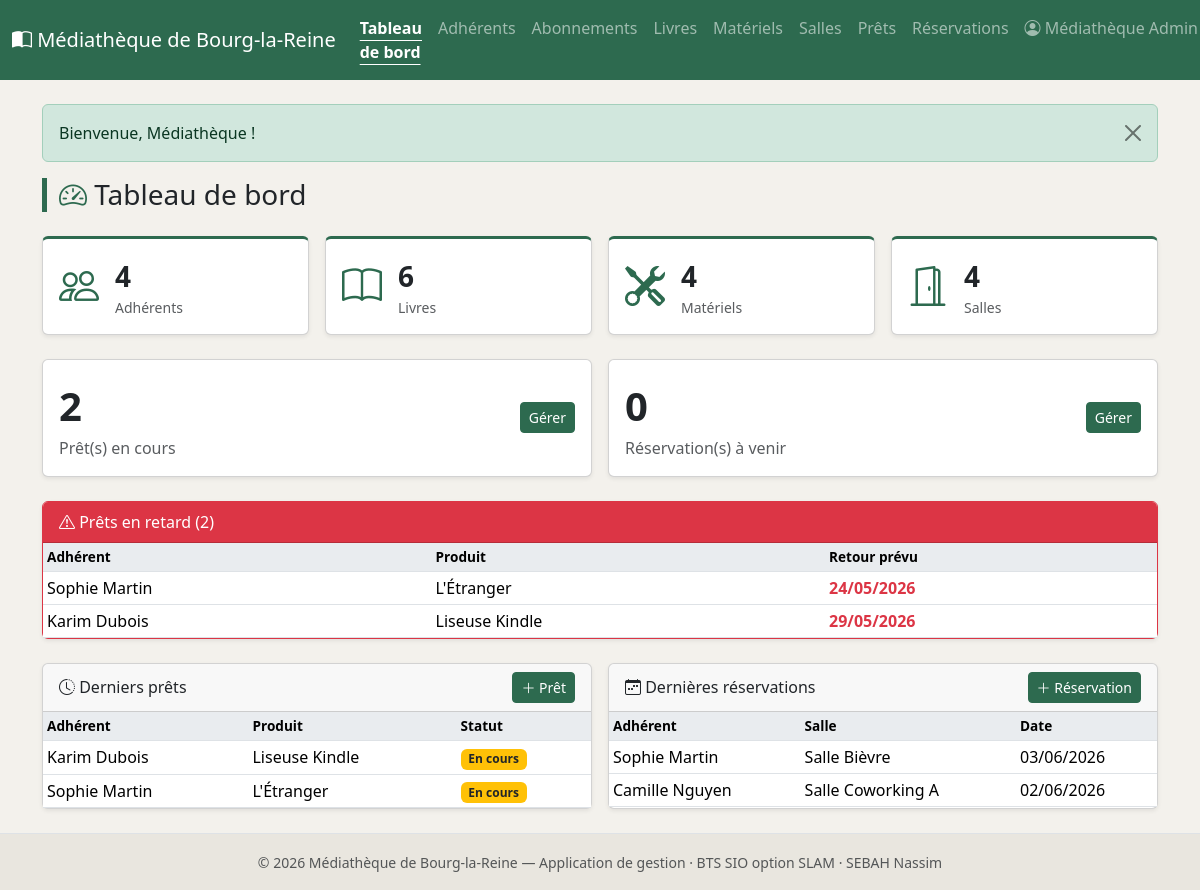
/public/index.php?ctrl=home&action=index (signed in), run on an earlier commit of the app's database.
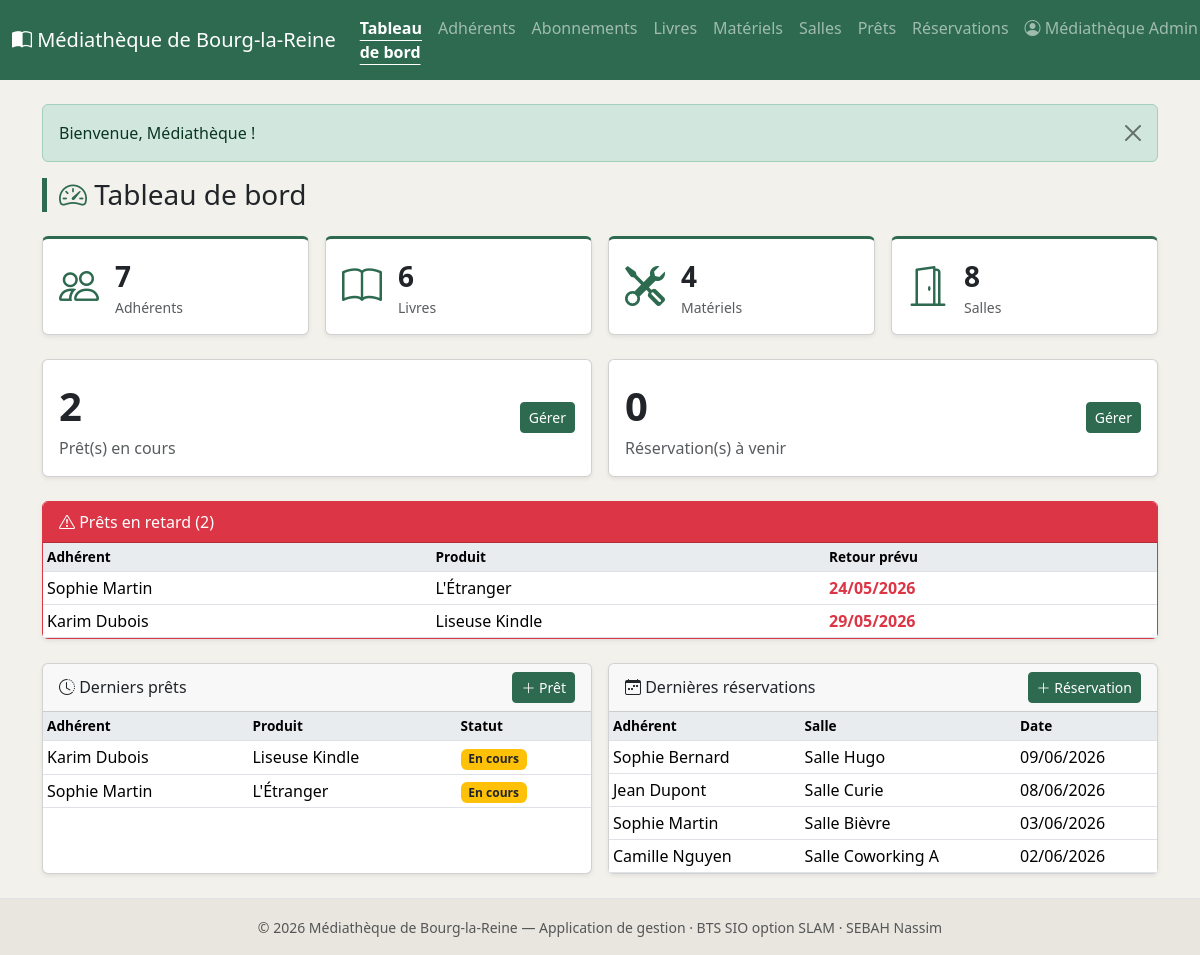
And on a later commit of the database.
### tables this page shows
CREATE TABLE pret (
    id                    INT AUTO_INCREMENT PRIMARY KEY,
    adherent_id           INT NOT NULL,
    livre_id              INT,
    materiel_id           INT,
    date_pret             DATE NOT NULL,
    date_retour_prevue    DATE NOT NULL,
    date_retour_effective DATE,
    statut                ENUM('en_cours','rendu','en_retard') NOT NULL DEFAULT 'en_cours',
    CONSTRAINT fk_pret_adherent FOREIGN KEY (adherent_id) REFERENCES adherent(id) ON DELETE CASCADE,
    CONSTRAINT fk_pret_livre    FOREIGN KEY (livre_id)    REFERENCES livre(id)    ON DELETE CASCADE,
    CONSTRAINT fk_pret_materiel FOREIGN KEY (materiel_id) REFERENCES materiel(id) ON DELETE CASCADE,
     
    CONSTRAINT chk_pret_produit CHECK (
        (livre_id IS NOT NULL AND materiel_id IS NULL) OR
        (livre_id IS NULL AND materiel_id IS NOT NULL)
    )
);

CREATE TABLE livre (
    id                  INT AUTO_INCREMENT PRIMARY KEY,
    titre               VARCHAR(150) NOT NULL,
    auteur              VARCHAR(120) NOT NULL,
    isbn                VARCHAR(20),
    editeur             VARCHAR(120),
    annee_publication   INT,
    genre               VARCHAR(60),
    quantite_totale     INT NOT NULL DEFAULT 1,
    quantite_disponible INT NOT NULL DEFAULT 1
);

CREATE TABLE materiel (
    id          INT AUTO_INCREMENT PRIMARY KEY,
    nom         VARCHAR(120) NOT NULL,
    categorie   VARCHAR(60),
    description VARCHAR(255),
    etat        ENUM('neuf','bon','use','hors_service') NOT NULL DEFAULT 'bon',
    disponible  TINYINT(1) NOT NULL DEFAULT 1
);

CREATE TABLE reservation (
    id               INT AUTO_INCREMENT PRIMARY KEY,
    adherent_id      INT NOT NULL,
    salle_id         INT NOT NULL,
    date_reservation DATE NOT NULL,
    heure_debut      TIME NOT NULL,
    heure_fin        TIME NOT NULL,
    statut           ENUM('CONFIRMEE','ANNULEE','TERMINEE') NOT NULL DEFAULT 'CONFIRMEE',
    CONSTRAINT fk_resa_adherent FOREIGN KEY (adherent_id) REFERENCES adherent(id) ON DELETE CASCADE,
    CONSTRAINT fk_resa_salle    FOREIGN KEY (salle_id)    REFERENCES salle(id)    ON DELETE RESTRICT,
    CONSTRAINT chk_resa_heures  CHECK (heure_fin > heure_debut)
);

CREATE TABLE salle (
    id          INT AUTO_INCREMENT PRIMARY KEY,
    nom         VARCHAR(80) NOT NULL UNIQUE,
    capacite    INT NOT NULL DEFAULT 1 CHECK (capacite > 0),
    equipement  VARCHAR(255),
    disponible  TINYINT(1) NOT NULL DEFAULT 1
);

### app/controllers/HomeController.php (called while the page is built)
<?php
class HomeController extends Controller
{
    public function index($id = null): void
    {
        $pret = $this->model('Pret');
        $resa = $this->model('Reservation');
        $this->view('home/index', [
            'titre'        => 'Tableau de bord',
            'stats'        => [
                'adherents' => $this->model('Adherent')->count(),
                'livres'    => $this->model('Livre')->count(),
                'materiels' => $this->model('Materiel')->count(),
                'salles'    => $this->model('Salle')->count(),
            ],
            'pretsEnCours' => $pret->countEnCours(),
            'resaActives'  => $resa->countActives(),
            'retards'      => $pret->enRetard(),
            'prets'        => array_slice($pret->allDetailed(), 0, 5),
            'reservations' => array_slice($resa->allDetailed(), 0, 5),
        ]);
    }
}

### public/index.php (called while the page is built, shortened)
<?php
require ROOT . '/app/core/helpers.php';
$action = preg_replace('/[^a-zA-Z]/', '', $_GET['action'] ?? 'index');
$id     = isset($_GET['id']) ? (int) $_GET['id'] : null;
$controller = new $controllerClass();
$controller->$action($id);

### app/core/helpers.php (called while the page is built, shortened)
<?php
function url(string $ctrl = 'home', string $action = 'index', array $params = []): string
{
    $query = array_merge(['ctrl' => $ctrl, 'action' => $action], $params);
    return BASE_URL . '?' . http_build_query($query);
}
function e(?string $value): string
{
    return htmlspecialchars($value ?? '', ENT_QUOTES, 'UTF-8');
}
function dateFr(?string $date): string
{
    $ts = strtotime($date);
    return $ts ? date('d/m/Y', $ts) : e($date);
}

### app/core/Model.php (called while the page is built, shortened)
<?php
abstract class Model
{
    protected PDO $db;
    protected string $table;
    public function __construct()
    {
        $this->db = Database::getConnection();
    }
    public function count(): int
    {
        return (int) $this->db->query("SELECT COUNT(*) FROM {$this->table}")->fetchColumn();
    }
}

### app/models/Pret.php (called while the page is built, shortened)
<?php
class Pret extends Model
{
    public function enRetard(): array
    {
        $sql = "SELECT p.*,
                       CONCAT(a.prenom, ' ', a.nom) AS adherent_nom,
                       l.titre AS livre_titre,
                       m.nom   AS materiel_nom
                FROM pret p
                JOIN adherent a ON p.adherent_id = a.id
                LEFT JOIN livre l    ON p.livre_id = l.id
                LEFT JOIN materiel m ON p.materiel_id = m.id
                WHERE p.date_retour_effective IS NULL
                  AND p.date_retour_prevue < CURDATE()
                ORDER BY p.date_retour_prevue";
        return $this->db->query($sql)->fetchAll();
    }
}

### app/models/Reservation.php (called while the page is built, shortened)
<?php
class Reservation extends Model
{
    public function allDetailed(): array
    {
        $sql = "SELECT r.*,
                       CONCAT(a.prenom, ' ', a.nom) AS adherent_nom,
                       s.nom AS salle_nom
                FROM reservation r
                JOIN adherent a ON r.adherent_id = a.id
                JOIN salle s    ON r.salle_id = s.id
                ORDER BY r.date_reservation DESC, r.heure_debut";
        return $this->db->query($sql)->fetchAll();
    }
}

### app/views/home/index.php (the view, shortened to what the changed rows need)
<h1 class="h3 mb-4 page-title"><i class="bi bi-speedometer2"></i> Tableau de bord</h1>
<div class="row g-3 mb-4">
    <div class="col-6 col-lg-3">
        <a href="<?= url('adherent') ?>" class="text-decoration-none text-reset">
            <div class="card card-stat shadow-sm h-100">
                <div class="card-body d-flex align-items-center">
                    <i class="bi bi-people fs-1 me-3"></i>
                    <div>
                        <div class="fs-3 fw-bold"><?= (int) $stats['adherents'] ?></div>
                        <div class="text-muted small">Adhérents</div>
                    </div>
                </div>
            </div>
        </a>
    </div>
    <div class="col-6 col-lg-3">
        <a href="<?= url('livre') ?>" class="text-decoration-none text-reset">
            <div class="card card-stat shadow-sm h-100">
                <div class="card-body d-flex align-items-center">
                    <i class="bi bi-book fs-1 me-3"></i>
                    <div>
                        <div class="fs-3 fw-bold"><?= (int) $stats['livres'] ?></div>
                        <div class="text-muted small">Livres</div>
                    </div>
                </div>
            </div>
        </a>
    </div>
    <div class="col-6 col-lg-3">
        <a href="<?= url('materiel') ?>" class="text-decoration-none text-reset">
            <div class="card card-stat shadow-sm h-100">
                <div class="card-body d-flex align-items-center">
                    <i class="bi bi-tools fs-1 me-3"></i>
                    <div>
                        <div class="fs-3 fw-bold"><?= (int) $stats['materiels'] ?></div>
                        <div class="text-muted small">Matériels</div>
                    </div>
                </div>
            </div>
        </a>
    </div>
    <div class="col-6 col-lg-3">
        <a href="<?= url('salle') ?>" class="text-decoration-none text-reset">
            <div class="card card-stat shadow-sm h-100">
                <div class="card-body d-flex align-items-center">
                    <i class="bi bi-door-open fs-1 me-3"></i>
                    <div>
                        <div class="fs-3 fw-bold"><?= (int) $stats['salles'] ?></div>
                        <div class="text-muted small">Salles</div>
                    </div>
                </div>
            </div>
        </a>
    </div>
</div>
<div class="row g-3 mb-4">
    <div class="col-md-6">
        <div class="card shadow-sm h-100">
            <div class="card-body d-flex justify-content-between align-items-center">
                <div>
                    <div class="fs-1 fw-bold"><?= (int) $pretsEnCours ?></div>
                    <div class="text-muted">Prêt(s) en cours</div>
                </div>
                <a href="<?= url('pret') ?>" class="btn btn-mediatheque btn-sm">Gérer</a>
            </div>
        </div>
    </div>
    <div class="col-md-6">
        <div class="card shadow-sm h-100">
            <div class="card-body d-flex justify-content-between align-items-center">
                <div>
                    <div class="fs-1 fw-bold"><?= (int) $resaActives ?></div>
                    <div class="text-muted">Réservation(s) à venir</div>
                </div>
                <a href="<?= url('reservation') ?>" class="btn btn-mediatheque btn-sm">Gérer</a>
            </div>
        </div>
    </div>
</div>
<?php if (!empty($retards)): ?>
    <div class="card shadow-sm mb-4 border-danger">
        <div class="card-header bg-danger text-white">
            <i class="bi bi-exclamation-triangle"></i>
            Prêts en retard (<?= count($retards) ?>)
        </div>
        <div class="table-responsive">
            <table class="table table-sm mb-0 align-middle">
                <thead>
                    <tr><th>Adhérent</th><th>Produit</th><th>Retour prévu</th></tr>
                </thead>
                <tbody>
                    <?php foreach ($retards as $r): ?>
                        <tr>
                            <td><?= e($r['adherent_nom']) ?></td>
                            <td><?= e($r['livre_titre'] ?? $r['materiel_nom']) ?></td>
                            <td class="text-danger fw-bold"><?= dateFr($r['date_retour_prevue']) ?></td>
                        </tr>
                    <?php endforeach; ?>
                </tbody>
            </table>
        </div>
    </div>
<?php endif; ?>
<div class="row g-3">
    <div class="col-lg-6">
        <div class="card shadow-sm h-100">
            <div class="card-header d-flex justify-content-between align-items-center">
                <span><i class="bi bi-clock-history"></i> Derniers prêts</span>
                <a href="<?= url('pret', 'form') ?>" class="btn btn-sm btn-mediatheque">
                    <i class="bi bi-plus-lg"></i> Prêt
                </a>
            </div>
            <div class="table-responsive">
                <table class="table table-hover table-sm mb-0 align-middle">
                    <thead><tr><th>Adhérent</th><th>Produit</th><th>Statut</th></tr></thead>
                    <tbody>
                        <?php if (empty($prets)): ?>
                            <tr><td colspan="3" class="text-center text-muted py-3">Aucun prêt.</td></tr>
                        <?php else: foreach ($prets as $p): ?>
                            <tr>
                                <td><?= e($p['adherent_nom']) ?></td>
                                <td><?= e($p['livre_titre'] ?? $p['materiel_nom']) ?></td>
                                <td>
                                    <?php if ($p['date_retour_effective']): ?>
                                        <span class="badge bg-success">Rendu</span>
                                    <?php else: ?>
                                        <span class="badge bg-warning text-dark">En cours</span>
                                    <?php endif; ?>
                                </td>
                            </tr>
                        <?php endforeach; endif; ?>
                    </tbody>
                </table>
            </div>
        </div>
    </div>
    <div class="col-lg-6">
        <div class="card shadow-sm h-100">
            <div class="card-header d-flex justify-content-between align-items-center">
                <span><i class="bi bi-calendar-week"></i> Dernières réservations</span>
                <a href="<?= url('reservation', 'form') ?>" class="btn btn-sm btn-mediatheque">
                    <i class="bi bi-plus-lg"></i> Réservation
                </a>
            </div>
            <div class="table-responsive">
                <table class="table table-hover table-sm mb-0 align-middle">
                    <thead><tr><th>Adhérent</th><th>Salle</th><th>Date</th></tr></thead>
                    <tbody>
                        <?php if (empty($reservations)): ?>
                            <tr><td colspan="3" class="text-center text-muted py-3">Aucune réservation.</td></tr>
                        <?php else: foreach ($reservations as $r): ?>
                            <tr>
                                <td><?= e($r['adherent_nom']) ?></td>
                                <td><?= e($r['salle_nom']) ?></td>
                                <td><?= dateFr($r['date_reservation']) ?></td>
                            </tr>
                        <?php endforeach; endif; ?>
                    </tbody>
                </table>
            </div>
        </div>
    </div>
</div>

What changed in the data, as far as the page shows it:
added reservation: salle "7", adherent "6", id "4", adherent_nom "Sophie Bernard", salle.nom "Salle Hugo", date_reservation "09/06/2026"
added reservation: adherent_nom "Jean Dupont", salle.nom "Salle Curie", date_reservation "08/06/2026"
Also different on the page:
$stats['salles']: "4" → "8"
$stats['adherents']: "4" → (not shown)
$stats['livres']: "6" → (not shown)
$stats['materiels']: "4" → (not shown)
